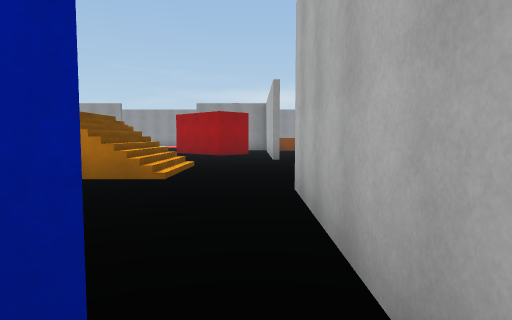
view 1 (above)

19 first-person views from a walk through a scene from a Unity 3-D project. The camera is 1.5 m above the floor, tilts 4° down and sees 75° across. The floor is counted in squares, 2 m on a side. Each view is taken from the middle of a square. On the plan, view 1 faces up. The plan holds only what a view shows up to about 11 squares ahead; the rest is blank. The place goes on beyond the plan. The player is left out. Surface patterns are stand-ins for the level's own textures.

view 2
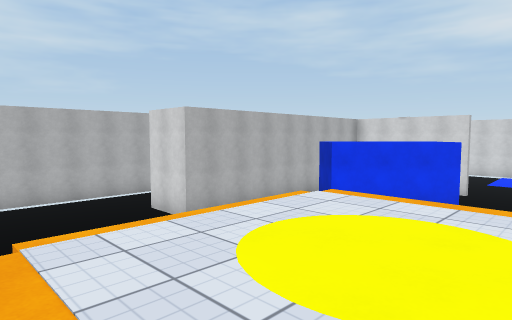

view 3
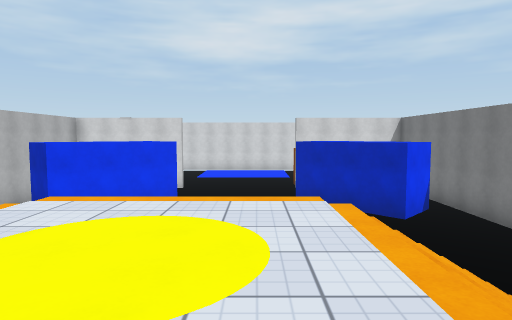

view 4
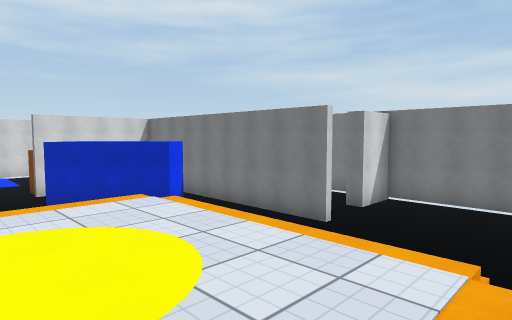

view 5
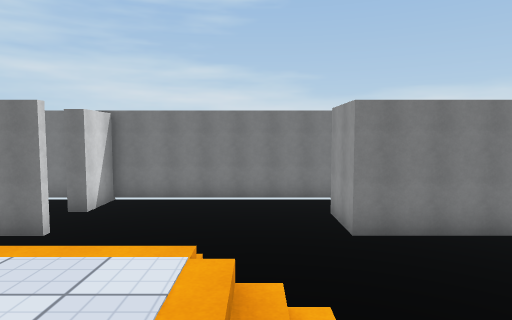

view 6
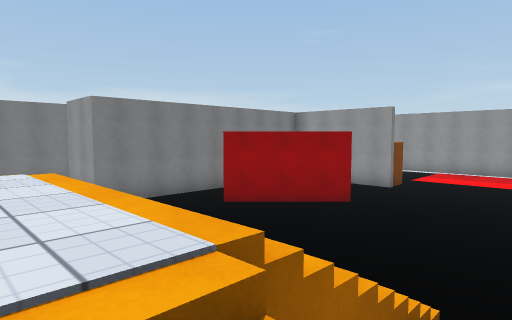

view 7
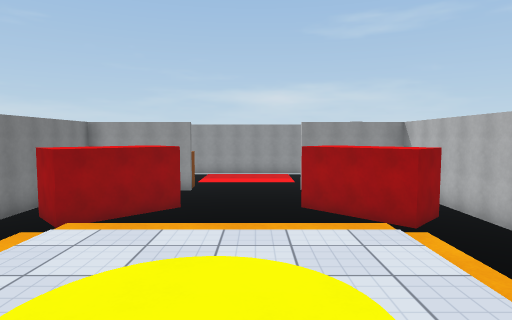

view 8
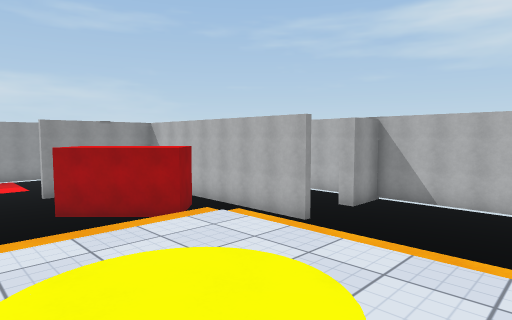

view 9
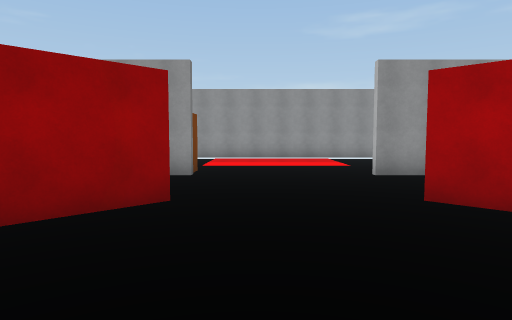

view 10
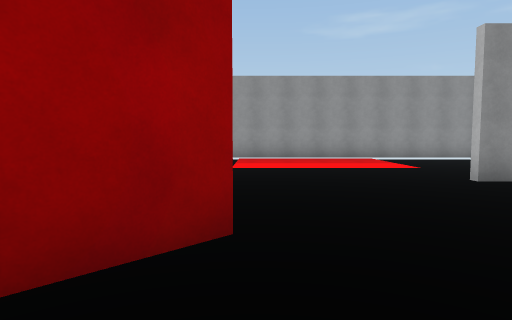

view 11
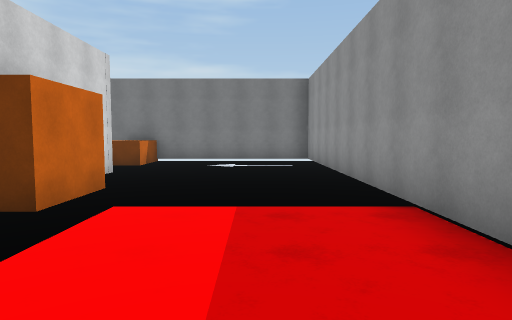

view 12
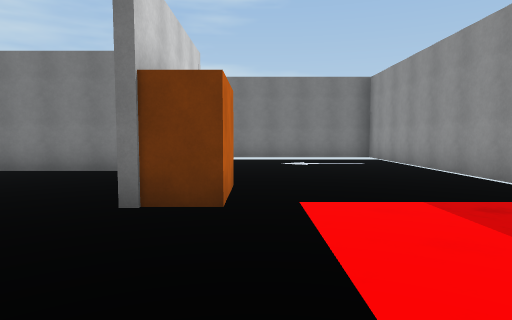

view 13
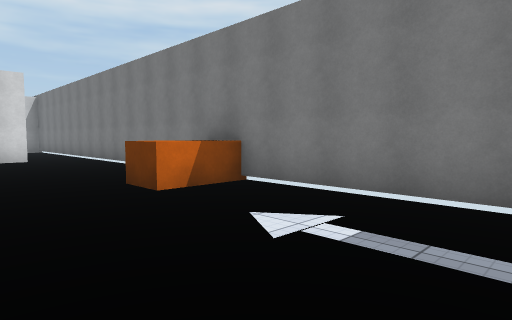

view 14
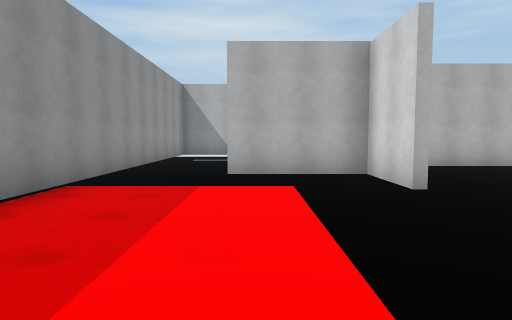

view 15
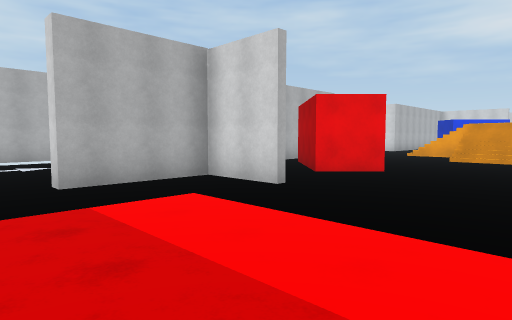

view 16
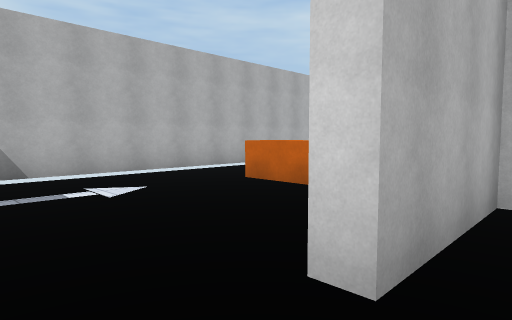

view 17
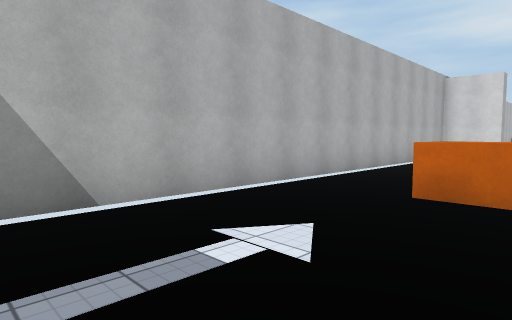

view 18
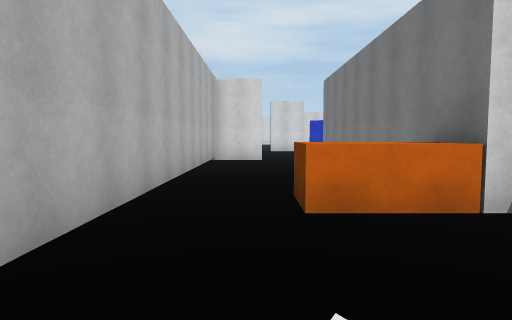

view 19
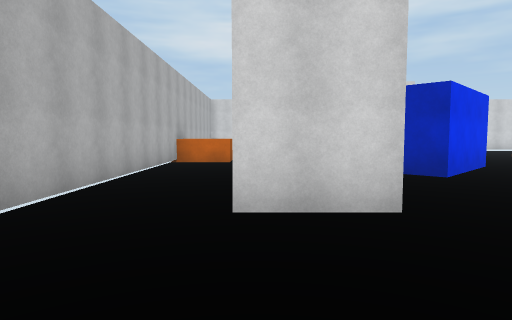

### Floor plan
Key: @ floor where view 1 was taken; # wall or solid block; . main floor; : floor 2.5 m higher than the main floor; / step, stairs or slope; ^ raised ledge.
Columns run from 15 left of view 1 to 5 right of it. Each row starts with its distance up from view 1.
 24 ###################
 23 #.................. #
 22 #...................#
 21 #.............#.....#
 20 #.............#   ..#
 19 #...####....####^...#
 18 #^. #.........  #^..#
 17 #...#...........#...#
 16 #...#. #....##..#...#
 15 #...# ##....###.#...#
 14 #...###......##.#...#
 13 #...#...........#...#
 12 #...#...........#...#
 11 #.###.   ///....#.###
 10 #.....    // .......#
  9 #.....  ./// .......#
  8 #.....  /::://......#
  7 #....  //::://......#
  6 #....  //::///......#
  5 #....       ..  ....#
  4 ##..#..         ##..#
  3 #.  #..      ...#  .#
  2     #..     ... #...#
  1     ###    ..## # ..#
  0     ####   .## @# ..#
 -1     #  #  ..    # ..#
 -2         .....     ^^#
 -3        ... .#       #
 -4        #.

Where each view was taken, in squares from view 1:
view 1: 0 up, 0 right, facing up
view 2: 9 up, 6 left, facing down-right
view 3: 9 up, 6 left, facing down
view 4: 9 up, 5 left, facing down-left
view 5: 9 up, 5 left, facing left
view 6: 8 up, 3 left, facing up-left
view 7: 6 up, 5 left, facing up
view 8: 6 up, 6 left, facing up-right
view 9: 11 up, 6 left, facing up
view 10: 13 up, 7 left, facing up
view 11: 22 up, 4 left, facing left
view 12: 20 up, 4 left, facing left
view 13: 23 up, 11 left, facing down-left
view 14: 21 up, 8 left, facing right
view 15: 23 up, 7 left, facing down-right
view 16: 23 up, 2 left, facing down-right
view 17: 23 up, 1 right, facing down-right
view 18: 22 up, 3 right, facing down
view 19: 8 up, 2 right, facing down
